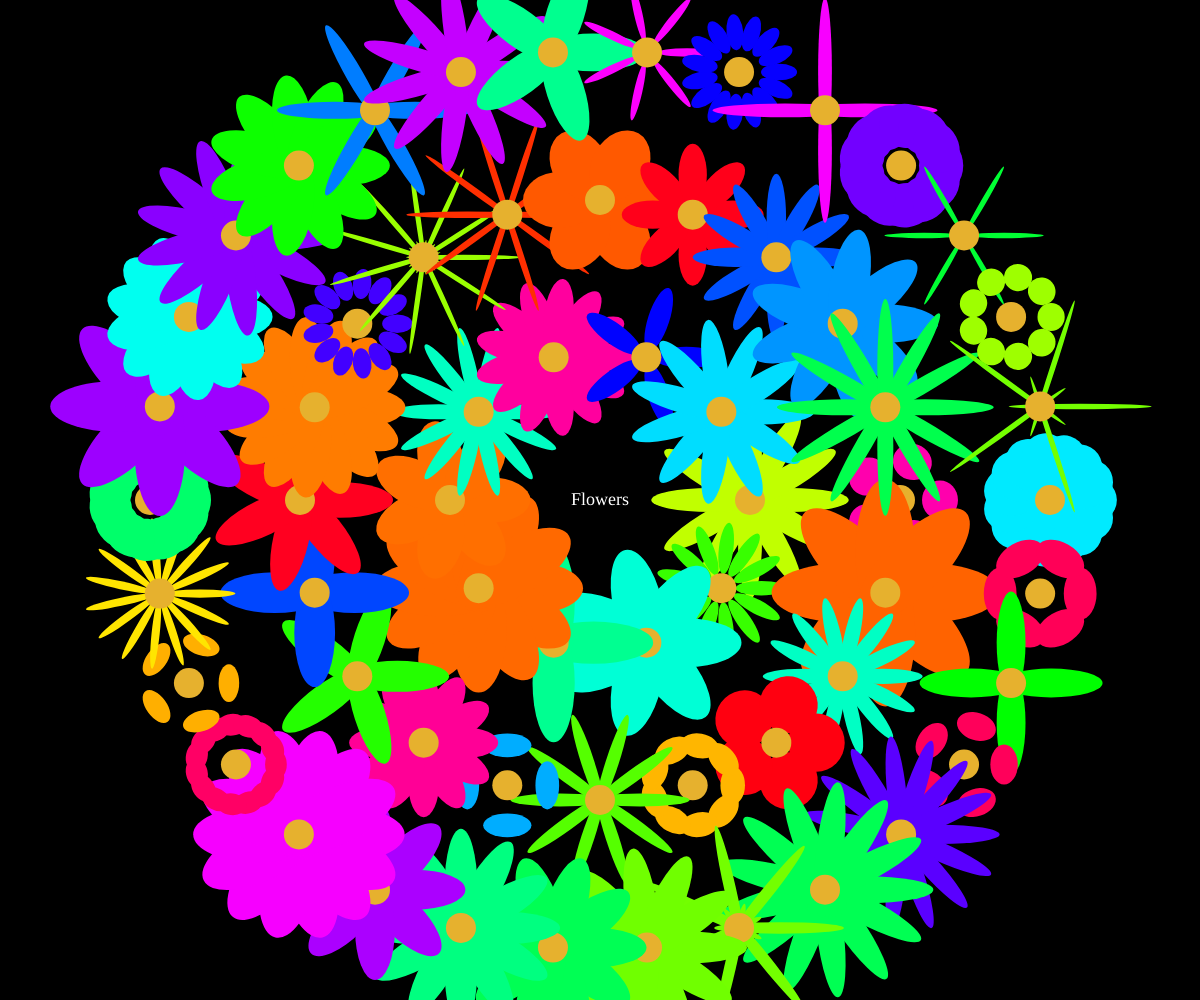
Frame 1 (no input)
Frame 60 (no input): identical to frame 1, image omitted
Frame 120 (the mouse pressed at the canvas centre since frame 60): identical to frame 1, image omitted

The p5.js sketch that drew this single still picture (run headless with seeded random() and noise() and a simulated clock; from frame 60 on, the mouse is pressed at the canvas centre):

// p5.js sketch
// ── sketch.js
function preload() {
  // put preload code here
}

function setup() {
  createCanvas(windowWidth, windowHeight);
  console.log('p5.js version:', p5.VERSION);
  // put setup code here

  background('black');

  //parola al centro
  fill('white');
  textAlign(CENTER, CENTER);
  textSize(18);
  textFont('Georgia');
  const message = "Flowers";
  text(message, width / 2, height / 2);

  //disposizione circolare 
  let xCorrent = width/2;
  let yCorrent = height/2; 

  let numRings = 3;
  let distRings = 150; 

  for (let ring = 1; ring <= numRings; ring++){
    let r = ring*distRings; //raggio per ogni anello
    let numFlowers = ring*10; //numero di fiori per ogni anello
    for (let i=0; i<numFlowers; i++){
      let angleF = (TWO_PI / numFlowers)*i; //fiori equidistanziati
      drawFlower(xCorrent + cos(angleF)*r, yCorrent + sin(angleF)*r);
    }
  }
}

function draw() {
  // put drawing code here
}

function drawFlower (x, y) {
push();

translate(x, y);

//disco esterno
let numPetals = floor(random(4, 16)); //arrotonda per difetto

colorMode(HSB, 360, 100, 100); //sistema per i colori
let colPetals = random(0, 360);

let widthPetals = random(20, 150);
let heightPetals = random(5, 60);

  noStroke();
  fill(colPetals, 100, 100);
  
  for(let i = 0; i<numPetals; i++) { 
    push();

    let angleP = (TWO_PI / numPetals)*i; //petali equidistanziati
    rotate(angleP);
    ellipse(40, 0, widthPetals, heightPetals);
    
    pop(); 
  }

  //disco interno
  noStroke();
  fill(43, 80, 90);
  circle(0, 0, 30);

  pop();
}
